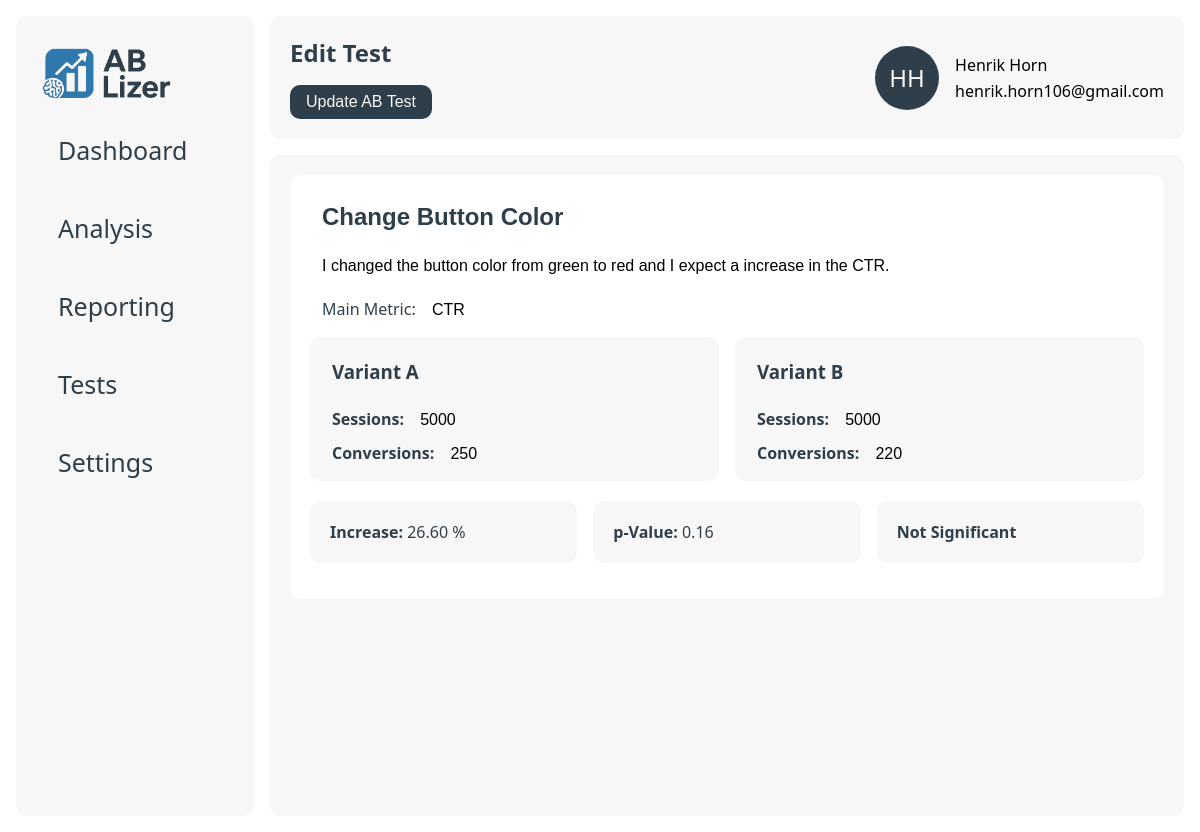
Screenshot of /detailed/1/51 with the database file from the repository.
### data/models.py (models this page shows)
class users(db.Model):
    __tablename__ = 'users'
    id = db.Column(db.Integer, primary_key=True)
    company_id = db.Column(db.Integer, db.ForeignKey('companies.id'), nullable=False)
    name = db.Column(db.String(255), nullable=False)
    email = db.Column(db.String(255), nullable=False)

class ab_tests(db.Model):
    __tablename__ = 'ab_tests'
    id = db.Column(db.Integer, primary_key=True)
    company_id = db.Column(db.Integer, db.ForeignKey('companies.id'), nullable=False)
    name = db.Column(db.String(255), nullable=False)
    description = db.Column(db.Text, nullable=False)
    metric = db.Column(db.String(255), nullable=False)
    created_at = db.Column(db.DateTime, nullable=False)
    __repr__ = lambda self: f'<Ab_Test {self.id}>'
    __str__ = lambda self: f'{self.id}'

class variants(db.Model):
    __tablename__ = 'variants'
    id = db.Column(db.Integer, primary_key=True)
    test_id = db.Column(db.Integer, db.ForeignKey('ab_tests.id'), nullable=False)
    name = db.Column(db.String(255), nullable=False)
    impressions = db.Column(db.Integer, nullable=False)
    conversions = db.Column(db.Integer, nullable=False)
    conversion_rate = db.Column(db.Float, nullable=False)
    __repr__ = lambda self: f'<Variant {self.id}>'
    __str__ = lambda self: f'{self.id}'

class reports(db.Model):
    __tablename__ = 'reports'
    id = db.Column(db.Integer, primary_key=True)
    test_id = db.Column(db.Integer, db.ForeignKey('ab_tests.id'), nullable=False)
    p_value = db.Column(db.Float, nullable=False)
    summary = db.Column(db.Text, nullable=False)
    significance = db.Column(db.Boolean, nullable=False)
    ai_recommendation = db.Column(db.Text, nullable=False)
    created_at = db.Column(db.DateTime, nullable=False, default=db.func.now())
    __repr__ = lambda self: f'<Report {self.id}>'
    __str__ = lambda self: f'{self.id}'

### app.py (the view)
@app.route("/detailed/<int:user_id>/<int:test_id>")
def detailed_test_page(user_id, test_id):
    user = db_manager.get_user(user_id)
    test = db_manager.get_test(test_id, user.company_id)
    variants = db_manager.get_variants(test_id)
    report = db_manager.get_report(test_id)
    return render_template("detail.html", user=user, test=test, variants=variants, report=report)

### app.py (called while the page is built)
@app.template_filter('initials')
def get_initials(name):
    if not name:
        return ''
    parts = name.strip().split()
    if len(parts) >= 2:
        return (parts[0][0] + parts[1][0]).upper()
    elif len(parts) == 1:
        return parts[0][:2].upper()
    return ''

### data/db_manager.py (called while the page is built)
    def get_test(self, test_id, company_id):
        return ab_tests.query.filter_by(id=test_id, company_id=company_id).first()

    def get_variants(self, test_id):
        return variants.query.filter_by(test_id=test_id).all()

    def get_report(self, test_id):
        return reports.query.filter_by(test_id=test_id).first()

    def get_user(self, user_id):
        return users.query.filter_by(id=user_id).first()

### templates/detail.html (shortened to what this page needs)
{% extends "base.html" %}
{% block page_title %}Edit Test{% endblock %}
{% block page_button %}
    <button form="edit-form" class="btn" type="submit">Update AB Test</button>{% endblock %}
{% block content %}
    <div class="card big">
        <form class="details-form" id="edit-form" method="post" action="">
            <input type="text" class="details-head" name="name" value="{{ test.name }}">
            <input type="text" name="description" value="{{ test.description }}">
            <div class="details-form-group">
                <label for="metric">Main Metric:</label>
                <input class="details-item" type="text" id="metric" name="metric" value="{{ test.metric }}">
            </div>
            {% if variants != [] %}
                <div class="column-grid-2">
                    {% for variant in variants %}
                        <div class="test-card">
                            <h3 class="details-name">{{ variant.name }}</h3>
                            <div class="details-form-group">
                                <label for="sessions_{{ loop.index }}"><strong>Sessions:</strong></label>
                                <input class="details-item" type="text" id="sessions_{{ loop.index }}" name="sessions[]"
                                       value="{{ variant.impressions }}">
                            </div>
                            <div class="details-form-group">
                                <label for="conversions_{{ loop.index }}"><strong>Conversions:</strong></label>
                                <input class="details-item" type="text" id="conversions_{{ loop.index }}"
                                       name="conversions[]" value="{{ variant.conversions }}">
                            </div>
                        </div>
                    {% endfor %}
                </div>
                <div class="column-grid-3">
                    <div class="card secondary">
                        <p><strong>Increase:</strong> 26.60 %</p>
                    </div>
                    <div class="card secondary">
                        <p><strong>p-Value:</strong> {{ report.p_value }}</p>
                    </div>
                    {% if report.significance %}
                        <div class="card accent">
                            <p><strong>Significant</strong></p>
                        </div>
                    {% else %}
                        <div class="card secondary">
                            <p><strong>Not Significant</strong></p>
                        </div>
                    {% endif %}
                </div>
            {% else %}
                <button class="btn" id="addVariantBtn">Add Variants</button>
            {% endif %}
        </form>
    </div>
{% endblock %}

### templates/base.html (shortened to what this page needs)
<!DOCTYPE html>
<html lang="en">
<head>
    <link href="{{ url_for('static', filename='style.css') }}" rel="stylesheet">
</head>
<body>
<div class="main-wrapper">
    <div class="sidenav" id="mySidenav">
        <div class="sidenav-container">
            <a class="logo" href="/"><img src="{{ url_for('static', filename='logo_ab-lizer.png') }}" height="50px"></a>
            <a href="/">
                <div class="tab">Dashboard</div>
            </a>
            <a href="#">
                <div class="tab">Analysis</div>
            </a>
            <a href="#">
                <div class="tab">Reporting</div>
            </a>
            <a href="/tests/{{ user.id }}">
                <div class="tab">Tests</div>
            </a>
            <a href="/settings/{{ user.id }}">
                <div class="tab">Settings</div>
            </a>
        </div>
    </div>
    <div class="wrapper">
        <nav>
            <div class="container navigation">
                <div class="hero">
                    <div>
                        <h1>{% block page_title %}{% endblock %}</h1>
                    </div>
                    <div>
                        {% block page_button %}{% endblock %}
                    </div>
                </div>
                <div class="col-wrapper">
                    <div class="profile">
                        <div class="profile-image">{{ user.name|initials }}</div>
                    </div>
                    <div class="profile-info">
                        <div>
                            {{ user.name }}
                        </div>
                        <div>
                            {{ user.email }}
                        </div>
                    </div>
                </div>
            </div>
        </nav>
        <main class="container">
            {% block content %}{% endblock %}
        </main>
    </div>
</div>
</body>
</html>

### static/style.css (style rules this page uses)
:root { --primary: #2E3E4A; --secondary: #F7F7F7; --accent: #317AAE; --gradient: linear-gradient(180deg, rgba(25, 82, 133, 1) 0%, rgba(49, 122, 174, 1) 100%); --danger: #ef4444; --bg: #ffffff; --radius: 10px; --shadow: 0 2px 8px rgba(30, 41, 59, 0.06); --font-primary: 'Segoe UI', 'Roboto', Arial, sans-serif; }
* { box-sizing: border-box; }
body { font-family: var(--font-primary); background: var(--bg); margin: 0; padding: 0; }
nav { background: var(--bg); }
main { overflow-y: scroll; }
p { color: var(--primary); }
h1, h2, h3, h4, h5, h6, p { margin-top: 0; color: var(--primary); }
a { color: var(--primary); text-decoration: none; }
.hero { display: flex; flex-direction: column; justify-content: center; gap: 16px; }
.main-wrapper { display: flex; padding: 16px; }
.wrapper { width: 100%; height: 100vh; padding-left: 16px; align-self: stretch; gap: 16px; display: flex; flex-direction: column; }
.container { padding: 20px 20px; background: var(--secondary); border-radius: var(--radius); height: 100%; }
.container.navigation, h1 { margin-bottom: 0; display: flex; justify-content: space-between; align-items: center; }
.logo { font-size: 1.5rem; font-weight: bold; text-decoration: none; }
.profile-image { display: flex; align-items: center; justify-content: center; border-radius: 50%; background-color: var(--primary); padding: 2px; width: 64px; height: 64px; font-size: 24px; color: var(--secondary); }
.profile-info { display: flex; flex-direction: column; gap: 4px; justify-content: center; }
button { padding: 8px 16px; border: none; border-radius: var(--radius); font-size: 1rem; cursor: pointer; background: var(--primary); color: var(--secondary); }
input[type="text"] { padding: 8px 12px; border: 1px solid var(--border); border-radius: var(--radius); font-size: 1rem; margin-right: 8px; width: 100%; }
.sidenav { width: 300px; background-color: var(--bg); position: static; height: 100vh; overflow-x: hidden; }
.sidenav a { color: var(--primary); text-decoration: none; font-size: 25px; display: block; }
.sidenav .tab { padding: 16px 16px; color: var(--primary); text-decoration: none; font-size: 25px; display: block; transition: 0.3s; border-radius: var(--radius); }
.sidenav-container { display: flex; flex-direction: column; gap: 12px; background-color: var(--secondary); border-radius: var( --radius); padding: 32px 26px; height: 100%; }
.card { border-radius: var( --radius); padding: 20px; margin-bottom: 16px; min-width: 200px; background-color: var(--bg); }
.secondary { background: var(--secondary); }
.secondary p { margin-bottom: 0; }
.card.big { width: 100%; }
.col-wrapper { display: flex; gap: 16px; flex-wrap: wrap; flex-grow: 0; flex-direction: row; }
.column-grid-2 { display: grid; grid-template-columns: repeat(2, 1fr); gap: 16px; }
.column-grid-3 { display: grid; grid-template-columns: repeat(3, 1fr); gap: 16px; }
.test-card { min-width: 250px; border-radius: var( --radius); padding: 10px; margin-bottom: 10px; background-color: var(--secondary); }
.details-form { display: flex; flex-direction: column; gap: 10px; }
.details-head[type="text"] { font-size: 24px; font-weight: bold; color: var(--primary); background-color: unset; }
.details-item[type="text"] { width: unset; background-color: unset; }
.details-form-group { margin-left: 12px; color: var(--primary); }
.details-name { margin-left: 12px; margin-top: 12px; }

### rows the page displays
users: name|initials "HH", name "Henrik Horn", email "henrik.horn106@gmail.com"
ab_tests: name "Change Button Color", description "I changed the button color from green to red and I expect a increase in the CTR.", metric "CTR"
variants: name "Variant A", impressions "5000", conversions "250"
variants: name "Variant B", impressions "5000", conversions "220"
reports: p_value "0.16"
